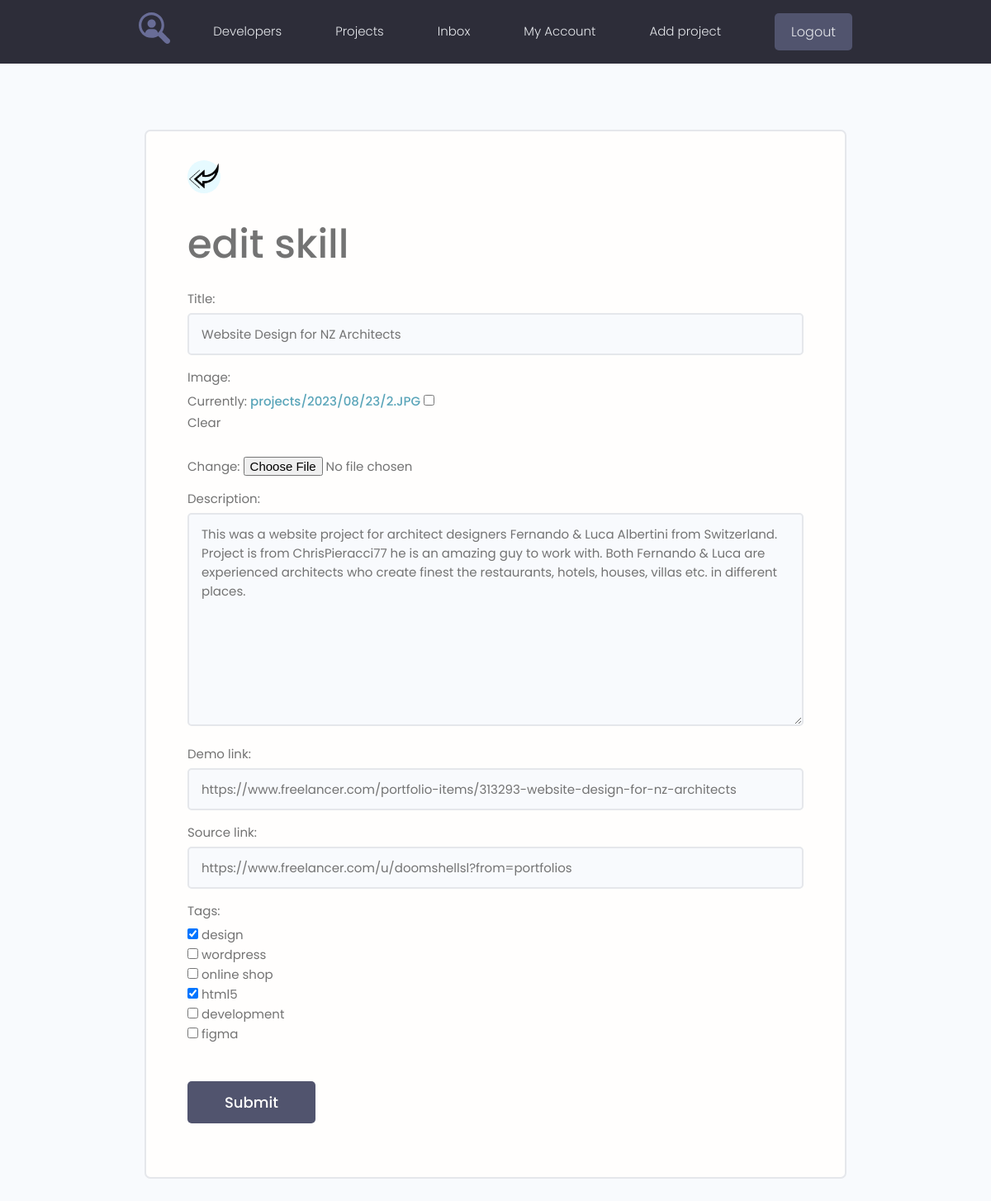
Page /projects/update-project/2/ (signed in) on the committed database.
### projects/models.py (models this page shows, shortened)
class Project(models.Model):
    owner = models.ForeignKey(Profile, on_delete=models.SET_NULL, blank=True, null=True)
    title = models.CharField(max_length=200)
    description = models.TextField(null=True, blank=True)
    image = models.ImageField(null=True, blank=True, upload_to="projects/%Y/%m/%d", default="default.jpg")
    demo_link = models.CharField(max_length=2000, null=True, blank=True)
    source_link = models.CharField(max_length=2000, null=True, blank=True)
    tags = models.ManyToManyField('Tag', blank=True)
    vote_total = models.IntegerField(default=0, null=True, blank=True)
    vote_ratio = models.IntegerField(default=0, null=True, blank=True)
    created = models.DateTimeField(auto_now_add=True)
    class Meta:
        ordering = ['-vote_ratio', '-vote_total', '-created']

### projects/views.py (the view)
# urls.py: path('update-project/<str:pk>/', views.update_project, name='update-project'),
@login_required(login_url='login')
def update_project(request, pk):
    profile = request.user.profile
    proj = profile.project_set.get(id=pk)
    form = ProjectForm(instance=proj)
    if request.method == 'POST':
        form = ProjectForm(request.POST, request.FILES, instance=proj)
        if form.is_valid():
            form.save()
            return redirect('account')
    else:
        context = {'form': form, 'project': proj, 'title': 'edit'}
        return render(request, 'projects/form-template.html', context)

### projects/forms.py
class ProjectForm(ModelForm):
    class Meta:
        model = Project
        fields = ['title', 'image', 'description', 'demo_link', 'source_link', 'tags']
        widgets = {
            'tags': CheckboxSelectMultiple(),
                   }
    def __init__(self, *args, **kwargs):
        super().__init__(*args, **kwargs)
        for name, field in self.fields.items():
            field.widget.attrs.update({'class': 'input'})

### projects/models.py (called while the page is built)
    def __str__(self):
        return self.name

### projects/templates/projects/form-template.html (shortened to what this page needs)
{% extends 'projects/base.html' %}
{% load static %}
{% block content %}
<main class="formPage my-xl">
    <div class="content-box">
        <div class="formWrapper">
            <a class="backButton" href="{% url 'account' %}"><img src="{% static 'images/left.png' %}" alt="left"></a>
            <br>
            <form class="form" method="POST" enctype="multipart/form-data">
                <h1>{{ title }} skill</h1>
                {% for field in form %}
                <div class="form__field">
                    <label>{{ field.label }}: </label>
                    {{ field }}
                </div>
                {% endfor %}
                <input class="btn btn--sub btn--lg  my-md" type="submit" value="Submit"/>
            </form>
        </div>
    </div>
</main>
{% endblock %}

### projects/static/styles/app.css (style rules this page uses)
:root { --color-sub: #2d2d39; }
.btn--sub { background-color: var(--color-sub-light); }
img { width: 100%; }
.content-box { width: 95%; max-width: 85rem; margin: 0 auto; }
.backButton { background: var(--color-main-light); color: var(--color-main); width: 4rem; height: 4rem; display: flex; align-items: center; justify-content: center; border-radius: 50%; }
.formPage .formWrapper { list-style: none; background: var(--color-white); padding: 3.5rem 5rem; border: 2px solid var(--color-light); border-radius: 0.7rem; }

### projects/static/uikit/styles/modules/_variables.css (style rules this page uses)
:root { --color-main: #5aa5b9; --color-main-light: #e6faff; --color-sub: #3f4156; --color-sub-light: #51546e; --color-sub-lighter: #ededfd; --color-text: #737373; --color-gray: #8b8b8b; --color-light: #e5e7eb; --color-light-gray: #767676; --color-bg: #f8fafd; --color-white: #fffefd; --color-white-light: #f3f3f3; --color-success: #359e64; --color-success-bg: #def8e8; --color-error: #fc4b0b; --color-error-bg: #fff2ee; --font-base: 'Poppins', arial, helvetica, 'Segoe UI', roboto, ubuntu, sans-serif; --font-monospace: 'Fira Code', 'Courier New', courier, monospace; --font-regular: 300; --font-medium: 500; --font-bold: 700; --generic-shadow: 1px 1px 5px #00000010; --generic-transition: all 0.3s ease-in-out; }

### projects/static/uikit/styles/modules/_base.css (style rules this page uses)
* { margin: 0; padding: 0; box-sizing: border-box; text-rendering: optimizeLegibility; color: inherit; font-size: inherit; }
html { font-size: 50%; }
@media only screen and (min-width: 480px) { html { font-size: 56.25%; } }
@media only screen and (min-width: 1200px) { html { font-size: 62.5%; } }
body { line-height: 1.6; font-weight: 400; font-size: 1.5rem; color: var(--color-text); background-color: var(--color-bg); min-height: 100vh; }

### projects/static/uikit/styles/modules/_typography.css (style rules this page uses)
* { font-family: var(--font-base); }
h1 { font-size: 4.8rem; font-weight: var(--font-medium); }
a { padding-bottom: 2px; text-decoration: none; display: inline-block; color: var(--color-main); font-weight: var(--font-medium); }

### projects/static/uikit/styles/modules/_utilities.css (style rules this page uses)
.my-md { margin: 3rem auto; }
.my-xl { margin: 8rem auto; }

### projects/static/uikit/styles/modules/_button.css (style rules this page uses)
.btn { display: inline-block; position: relative; cursor: pointer; background-color: var(--color-light); font-weight: var(--font-medium); color: var(--color-sub); text-decoration: none; padding: 1rem 2rem; border-radius: 0.5rem; border: none; width: -webkit-fit-content; width: -moz-fit-content; width: fit-content; height: -webkit-fit-content; height: -moz-fit-content; height: fit-content; font-size: 1.6rem; outline-width: 0; outline-color: transparent; -webkit-backface-visibility: hidden; backface-visibility: hidden; transition: all 0.3s ease-in-out; }
.btn--sub { background-color: var(--color-sub); color: var(--color-white); }
.btn--lg { font-size: 1.8rem; padding: 1.2rem 4.5rem; }

### projects/static/uikit/styles/modules/_form.css (style rules this page uses)
.form { display: block; }
.form__field { margin-top: 1.5rem; margin-bottom: 1.5rem; }
.form__label, .form__field > label { display: block; margin-bottom: 0.5rem; color: var(--color-text); }
input.input[type='text'], input.input[type='email'], input.input[type='password'], input.input[type='number'], textarea.input { min-width: 24rem; width: 100%; padding: 1.2rem 1.5rem; border-radius: 0.5rem; border: 2px solid var(--color-light); transition: all 0.3s ease-in-out; background-color: var(--color-bg); }

### rows in the picture
Project: form "Website Design for NZ Architects" "This was a website project for architect designers Fernando & Luca Albertini from Switzerland. Project is from ChrisPieracci77 he is an amazing guy to work with. Both Fernando & Luca are experienced architects who create finest the restaurants, hotels, houses, villas etc. in different places." "https://www.freelancer.com/portfolio-items/313293-website-design-for-nz-architects" "https://www.freelancer.com/u/doomshellsl?from=portfolios"

### other values in the picture
{{ title }} "edit"
{{ field.label }} "Title" "Image" "Description" "Demo link" "Source link" "Tags"
